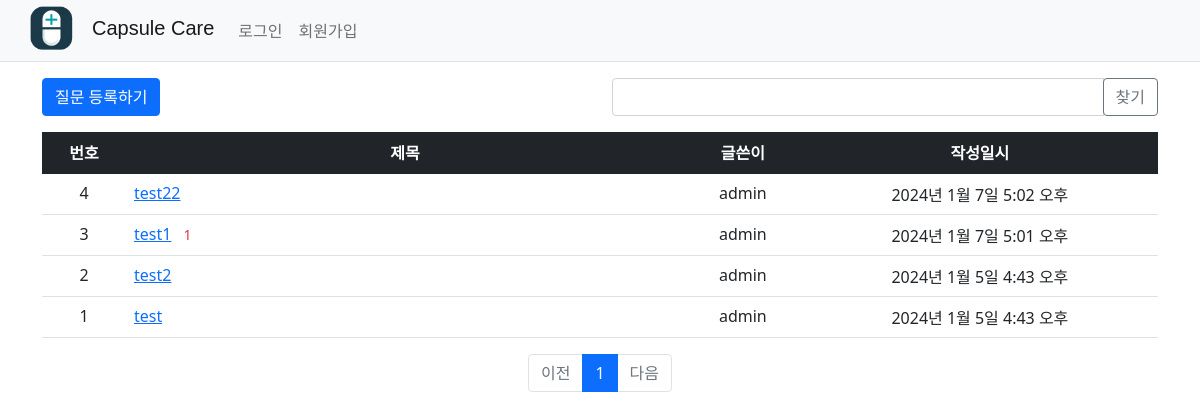
/board/, run on the app's committed database.
### board/models.py (models this page shows, shortened)
class Question(models.Model):
    author = models.ForeignKey(User, on_delete=models.CASCADE, related_name='author_question')
    subject = models.CharField(max_length=200)
    content = models.TextField()
    modify_date = models.DateTimeField(null=True, blank=True)
    create_date = models.DateTimeField()
    voter = models.ManyToManyField(User, related_name='voter_question')

### board/views/base_views.py (the view, shortened to what this page needs)
def index(request):
    page = request.GET.get('page', '1')  # 페이지
    kw = request.GET.get('kw', '')  # 검색어
    if not kw:
        kw = ''
    question_list = Question.objects.order_by('-create_date')
    paginator = Paginator(question_list, 10)  # 페이지당 10개씩 보여주기
    page_obj = paginator.get_page(page)
    context = {'question_list': page_obj, 'page': page, 'kw': kw}
    return render(request, 'board/question_list.html', context)

### board/templatetags/board_filter.py (called while the page is built)
@register.filter
def sub(value, arg):
    return value - arg

### templates/board/question_list.html (shortened to what this page needs)
{% extends 'base.html' %}
{% load board_filter %}
{% block content %}
<div class="container my-3">
    <div class="row my-3">
        <div class="col-6">
            <a href="{% url 'board:question_create' %}" class="btn btn-primary">질문 등록하기</a>
        </div>
        <div class="col-6">
            <div class="input-group">
                <input type="text" id="search_kw" class="form-control" value="{{ kw|default_if_none:'' }}">
                <div class="input-group-append">
                    <button class="btn btn-outline-secondary" type="button" id="btn_search">찾기</button>
                </div>
            </div>
        </div>
    </div>
    <table class="table">
        <thead>
        <tr class="text-center table-dark">
            <th>번호</th>
            <th style="width:50%">제목</th>
            <th>글쓴이</th>
            <th>작성일시</th>
        </tr>
        </thead>
        <tbody>
        {% if question_list %}
        {% for question in question_list %}
        <tr class="text-center">
            <td>
                {{ question_list.paginator.count|sub:question_list.start_index|sub:forloop.counter0|add:1 }}
            </td>
            <td class="text-start">
                <a href="{% url 'board:detail' question.id %}">{{ question.subject }}</a>
                    {% if question.answer_set.count > 0 %}
                    <span class="text-danger small mx-2">{{ question.answer_set.count }}</span>
                    {% endif %}
            </td>
            <td>{{ question.author.username }}</td>
            <td>{{ question.create_date }}</td>
        </tr>
        {% endfor %}
        {% else %}
        <tr>
            <td colspan="4">질문이 없습니다.</td>
        </tr>
        {% endif %}
        </tbody>
    </table>
    <ul class="pagination justify-content-center">
        {% if question_list.has_previous %}
        <li class="page-item">
        <a class="page-link" data-page="{{ question_list.previous_page_number }}"
           href="javascript:void(0)">이전</a>
        </li>
        {% else %}
        <li class="page-item disabled">
            <a class="page-link" tabindex="-1" aria-disabled="true" href="#">이전</a>
        </li>
        {% endif %}
        {% for page_number in question_list.paginator.page_range %}
        {% if page_number >= question_list.number|add:-5 and page_number <= question_list.number|add:5 %}
        {% if page_number == question_list.number %}
        <li class="page-item active" aria-current="page">
            <a class="page-link" data-page="{{ page_number }}"
               href="javascript:void(0)">{{ page_number }}</a>
        </li>
        {% else %}
        <li class="page-item">
            <a class="page-link" data-page="{{ page_number }}"
               href="javascript:void(0)">{{ page_number }}</a>
        </li>
        {% endif %}
        {% endif %}
        {% endfor %}
        {% if question_list.has_next %}
        <li class="page-item">
            <a class="page-link" data-page="{{ question_list.next_page_number }}"
               href="javascript:void(0)">다음</a>
        </li>
        {% else %}
        <li class="page-item disabled">
            <a class="page-link" tabindex="-1" aria-disabled="true" href="#">다음</a>
        </li>
        {% endif %}
    </ul>
</div>
{% endblock %}

### data on the page
Question: paginator.count|sub "4", subject "test22", author.username "admin", create_date "2024년 1월 7일 5:02 오후"
Question: paginator.count|sub "3", subject "test1", answer_set.count "1", author.username "admin", create_date "2024년 1월 7일 5:01 오후"
Question: paginator.count|sub "2", subject "test2", author.username "admin", create_date "2024년 1월 5일 4:43 오후"
Question: paginator.count|sub "1", subject "test", author.username "admin", create_date "2024년 1월 5일 4:43 오후"

### other printed values
{{ page_number }} "1"
